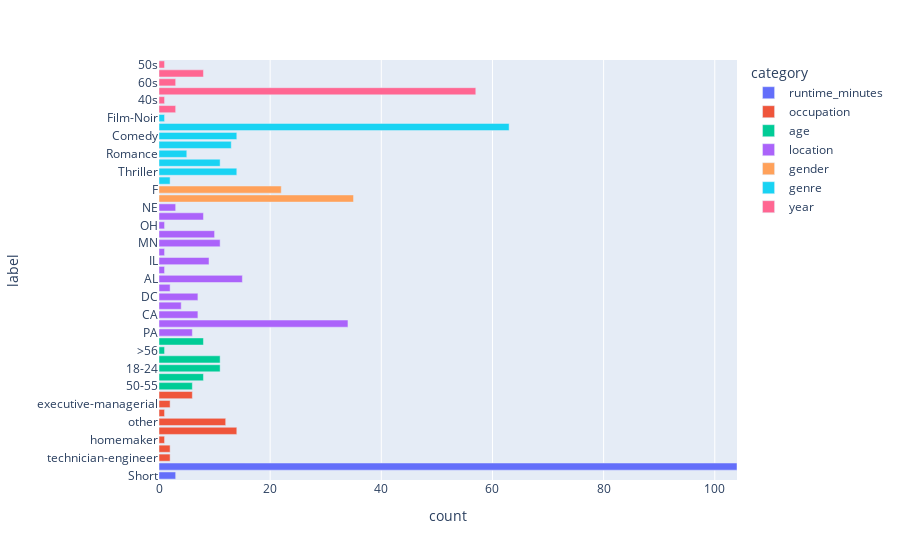

The cell this chart's notebook holds for it:
### Code cell
fig = px.bar(all_counts_df, x="count", y="label", color="category", orientation="h")
fig.update_layout(xaxis=dict(range=[0, max(all_counts_df["count"])]))
fig.show()

### Figure 1 — Plotly figure (JSON) as saved in the notebook; plotly's stock layout.template omitted (floating-point values rounded to 4 significant figures)
{"data": [{"alignmentgroup": "True", "hovertemplate": "category=runtime_minutes<br>count=%{x}<br>label=%{y}<extra></extra>", "legendgroup": "runtime_minutes", "marker": {"color": "#636efa", "pattern": {"shape": ""}}, "name": "runtime_minutes", "offsetgroup": "runtime_minutes", "orientation": "h", "showlegend": true, "textposition": "auto", "type": "bar", "x": [3, 104], "xaxis": "x", "y": ["Short", "Long"], "yaxis": "y"}, {"alignmentgroup": "True", "hovertemplate": "category=occupation<br>count=%{x}<br>label=%{y}<extra></extra>", "legendgroup": "occupation", "marker": {"color": "#EF553B", "pattern": {"shape": ""}}, "name": "occupation", "offsetgroup": "occupation", "orientation": "h", "showlegend": true, "textposition": "auto", "type": "bar", "x": [2, 2, 1, 14, 12, 1, 2, 6], "xaxis": "x", "y": ["technician-engineer", "programmer", "homemaker", "college-grad student", "other", "unemployed", "executive-managerial", "lawyer"], "yaxis": "y"}, {"alignmentgroup": "True", "hovertemplate": "category=age<br>count=%{x}<br>label=%{y}<extra></extra>", "legendgroup": "age", "marker": {"color": "#00cc96", "pattern": {"shape": ""}}, "name": "age", "offsetgroup": "age", "orientation": "h", "showlegend": true, "textposition": "auto", "type": "bar", "x": [6, 8, 11, 11, 1, 8], "xaxis": "x", "y": ["50-55", "35-44", "18-24", "25-34", ">56", "45-49"], "yaxis": "y"}, {"alignmentgroup": "True", "hovertemplate": "category=location<br>count=%{x}<br>label=%{y}<extra></extra>", "legendgroup": "location", "marker": {"color": "#ab63fa", "pattern": {"shape": ""}}, "name": "location", "offsetgroup": "location", "orientation": "h", "showlegend": true, "textposition": "auto", "type": "bar", "x": [6, 34, 7, 4, 7, 2, 15, 1, 9, 1, 11, 10, 1, 8, 3], "xaxis": "x", "y": ["PA", "RI", "CA", "NY", "DC", "SC", "AL", "ME", "IL", "NV", "MN", "HI", "OH", "MI", "NE"], "yaxis": "y"}, {"alignmentgroup": "True", "hovertemplate": "category=gender<br>count=%{x}<br>label=%{y}<extra></extra>", "legendgroup": "gender", "marker": {"color": "#FFA15A", "pattern": {"shape": ""}}, "name": "gender", "offsetgroup": "gender", "orientation": "h", "showlegend": true, "textposition": "auto", "type": "bar", "x": [35, 22], "xaxis": "x", "y": ["M", "F"], "yaxis": "y"}, {"alignmentgroup": "True", "hovertemplate": "category=genre<br>count=%{x}<br>label=%{y}<extra></extra>", "legendgroup": "genre", "marker": {"color": "#19d3f3", "pattern": {"shape": ""}}, "name": "genre", "offsetgroup": "genre", "orientation": "h", "showlegend": true, "textposition": "auto", "type": "bar", "x": [2, 14, 11, 5, 13, 14, 63, 1], "xaxis": "x", "y": ["War", "Thriller", "Action", "Romance", "Crime", "Comedy", "Drama", "Film-Noir"], "yaxis": "y"}, {"alignmentgroup": "True", "hovertemplate": "category=year<br>count=%{x}<br>label=%{y}<extra></extra>", "legendgroup": "year", "marker": {"color": "#FF6692", "pattern": {"shape": ""}}, "name": "year", "offsetgroup": "year", "orientation": "h", "showlegend": true, "textposition": "auto", "type": "bar", "x": [3, 1, 57, 3, 8, 1], "xaxis": "x", "y": ["70s", "40s", "90s", "60s", "80s", "50s"], "yaxis": "y"}], "layout": {"barmode": "relative", "legend": {"title": {"text": "category"}, "tracegroupgap": 0}, "margin": {"t": 60}, "xaxis": {"anchor": "y", "domain": [0, 1], "range": [0, 104], "title": {"text": "count"}}, "yaxis": {"anchor": "x", "domain": [0, 1], "title": {"text": "label"}}}}
